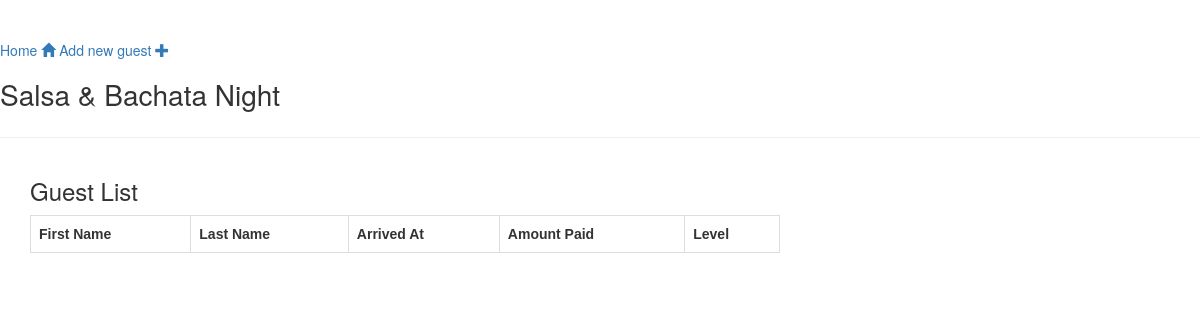
/, run on an earlier commit of the app's database.
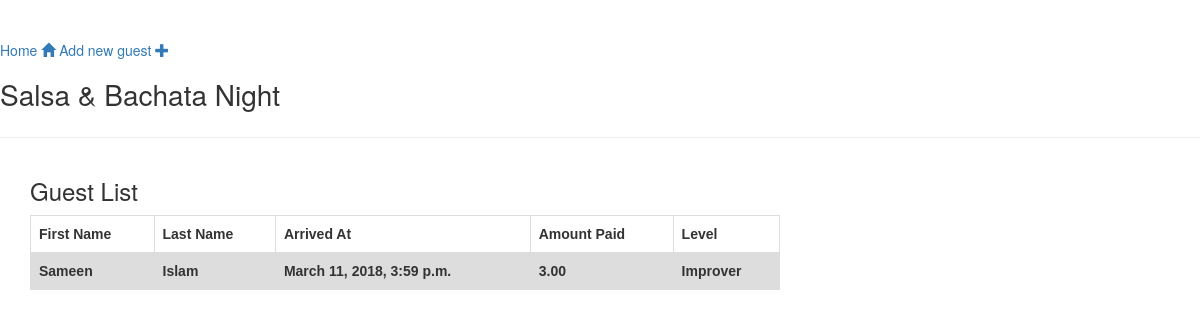
And on a later commit of the database.
### reg_guests/models.py (models this page shows, shortened)
class Guest(models.Model):
    registration_time = models.DateTimeField(null=False, default=timezone.now)
    first_name = models.CharField(null=False, max_length=50)
    last_name = models.CharField(null=False, max_length=50)
    email = models.CharField(max_length=150)
    instagram = models.CharField(max_length=150)
    is_new_to_salsa = models.BooleanField(default=True)
    amount_paid = models.DecimalField(null=False, max_digits=3, decimal_places=2)

### reg_guests/views.py (the view)
# urls.py: path('', views.guest_list, name='guest_list'),
def guest_list(request):
    guests = Guest.objects.filter(registration_time__lte=timezone.now()).order_by('registration_time')
    return render(request, 'reg_guests/guest_list.html', {'guests': guests})

### reg_guests/templates/reg_guests/guest_list.html
{% extends 'reg_guests/base.html' %}
{% block content %}
<h3>Guest List</h3>
<table>
    <tr>
        <th>First Name</th>
        <th>Last Name</th>
        <th>Arrived At</th>
        <th>Amount Paid</th>
        <th>Level</th>
    </tr>
    {% for guest in guests %}
    <tr>
        <th>{{ guest.first_name }}</th>
        <th>{{ guest.last_name }}</th>
        <th>{{ guest.registration_time }}</th>
        <th>{{ guest.amount_paid }}</th>
        {% if guest.is_new_to_salsa %}
        <th>Beginner</th>
        {% else %}
        <th>Improver</th>
        {% endif %}
    </tr>
    {% endfor %}
</table>
{% endblock %}

What changed in the data, as far as the page shows it:
added Guest: first_name "Sameen", last_name "Islam", registration_time "March 11, 2018, 3:59 p.m.", amount_paid "3.00", is_new_to_salsa "Improver"
